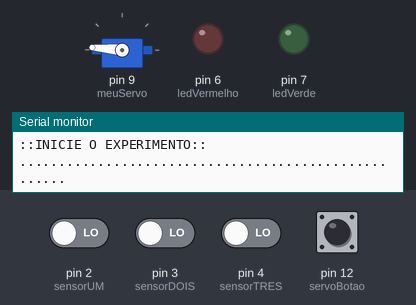
The sketch below on a simulated Arduino Uno, built with avr-gcc and run on an emulated ATmega328P. Shown: servo, output pins drawn as LEDs (lit = HIGH), the last lines printed to the serial monitor. The inputs (shaded band) are chosen by the test bench; at power-on: pin 2 (sensorUM), pin 3 (sensorDOIS), pin 4 (sensorTRES), pin 12 (servoBotao) LOW.

Above: at 4.4 s.
4.5 s: pin 12 (servoBotao) pulled HIGH for 0.15 s
7.6 s: pin 4 (sensorTRES) driven HIGH
At 8.7 s:
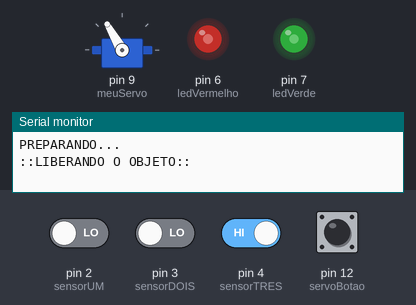
9.2 s: pin 2 (sensorUM) driven HIGH
At 9.7 s:
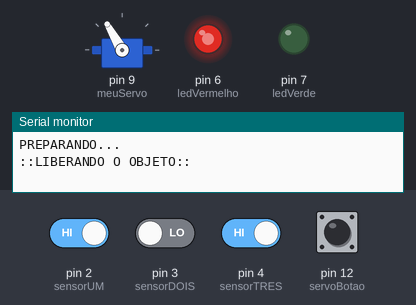
10.7 s: pin 3 (sensorDOIS) driven HIGH
At 11.3 s:
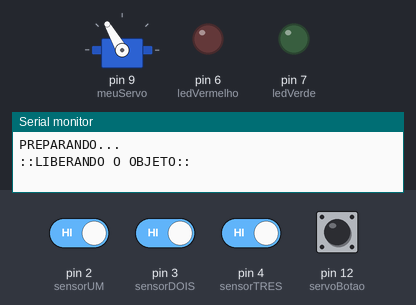
12.2 s: pin 4 (sensorTRES) driven LOW
At 12.8 s:
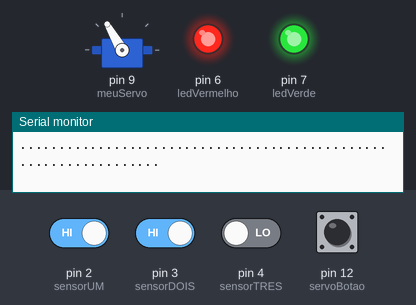
15.2 s: pin 12 (servoBotao) pulled HIGH for 1 s
Timing chart, 0 to 23.9 s (numbered marks = the images above; inputs shaded):
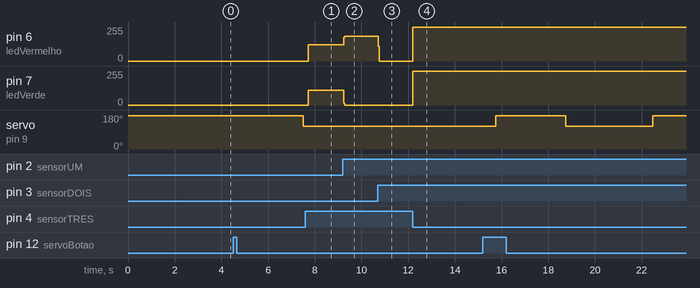

The sketch:

queda-livre3-mark2.ino
```cpp
/* UNIVERSIDADE FEDERAL RURAL DO SEMI-ARIDO
 * CENTRO DE CIENCIAS EXATAS E NATURAIS - CCEN
 * BACHARELADO EM CIENCIAS E TECNOLOGIA - BCT
 *
 * O programa calcula o intervalo de tempo entre três sensores
 infravermelho,
 * e determina se o movimento é uniforme ou uniformemente variado
 * Este programa poderá ser usado para se determinar a aceleração
 gravitacional
 */

#include <Servo.h>

Servo meuServo;
// int pos = 0;
bool servoAtivo = false;

const int servoBotao = 12; // Botão que ativa o servo
const int ledVerde = 7; // o LED verde deverá ser ligado no pino digital 7
const int ledVermelho = 6; // o LED vermelho deverá ser ligado no pino digital 6
const int sensorUM = 2; // configura o pino digital 2 para o PRIMEIRO SENSOR
const int sensorDOIS = 3; // configura o pino digital 3 para o SEGUNDO SENSOR
const int sensorTRES = 4; // configura o pino digital 4 para o TERCEIRO SENSOR

int estadoUM, estadoDOIS, estadoTRES; // variáveis que guardam os estados dos sensores
long instanteUM, instanteDOIS, instanteTRES; // tempo decorrido pelo programa até o respectivo sensor
long instanteInicial; // tempo decorrido antes de ativar o servomotor

long interTempoUM; // tempo decorrido no primeiro intervalo do início ao sensor 1
long interTempoDOIS ; // tempo decorrido no primeiro intervalo do sensor 1 ao 2
long interTempoTRES ; // tempo decorrido no segundo intervalo do sensor 2 ao 3

float deslocamentoUM = 106.0; // distância sugerida, em milimetros, entre a bola até o primeiro sensor
float deslocamentoDOIS = 400.0; // distância sugerida, em milimetros, entre sensor 1 e 2
float deslocamentoTRES = 400.0; // distância sugerida, em milimetros, entre sensor 2 e 3

float velocidadeUM, velocidadeDOIS, velocidadeTRES; // variáveis que guardam a velocidade em cada instante
float g; // aceleração gravitacional

void setup() {
  Serial.begin(9600);

  Serial.println(".....................................................");
  Serial.println("TESTES DE EXPERIMENTOS FÍSICOS COM ARDUINO");
  Serial.println(".....................................................");
  delay(1000); //Pausa de 1 segundos
  Serial.println(".....................................................");
  Serial.println("::CINEMATICA::");
  Serial.println(".....................................................");
  delay(1000); //Pausa de 1 segundos

  Serial.println(".....................................................");
  Serial.println("Afericao da Aceleracao Gravitacional (g)");
  Serial.println(".....................................................");
  delay(500); //Pausa de 0.5 segundos
  Serial.println("::INICIE O EXPERIMENTO::");
  Serial.println(".....................................................");
  delay(500); //Pausa de 0.5 segundos

  pinMode(ledVermelho, OUTPUT); // Configura o pino 6 como saída
  pinMode(ledVerde, OUTPUT); // Configura o pino 7 como saída
  pinMode(sensorUM, INPUT); // Configura o pino 2 como entrada
  pinMode(sensorDOIS, INPUT); // Configura o pino 3 como entrada
  pinMode(sensorTRES, INPUT); // Configura o pino 4 como entrada
  pinMode(servoBotao, INPUT);
  digitalWrite(ledVermelho, LOW); // desliga LED vermelho
  digitalWrite(ledVerde, LOW); // desliga LED verde

  meuServo.attach(9);
  meuServo.write(175);
}

void loop() {
  servoAtivo = digitalRead(servoBotao);

  while(servoAtivo){
    if (instanteInicial == 0){
      Serial.println(".....................................................");
      Serial.println("PREPARANDO...");
      delay(3000);
      Serial.println("::LIBERANDO O OBJETO::");
      meuServo.write(120);
      delay(170);
      instanteInicial = millis();
    }

    estadoUM = digitalRead(sensorUM); // Ler o sensor UM e armazena em estadoUM
    if(estadoUM == LOW) {
      digitalWrite(ledVerde, HIGH); // Liga o LED VERDE
      digitalWrite(ledVermelho, LOW); // desliga o LED VERMELHO
      instanteUM = millis(); // armazena o tempo Total decorrido para Sensor UM

      interTempoUM = instanteUM - instanteInicial;
      velocidadeUM = (2*deslocamentoUM)/interTempoUM;
    }
    else {
      digitalWrite(ledVerde, LOW); // desliga os lEDs VERDE e VERMELHO
      digitalWrite(ledVermelho, LOW);
    }

    estadoDOIS = digitalRead(sensorDOIS); // Ler o sensor DOIS e armazena em estadoDOIS
    if(estadoDOIS == LOW) {
      digitalWrite(ledVerde, LOW); // desliga LED verde
      digitalWrite(ledVermelho, HIGH); // liga LED vermelho
      instanteDOIS = millis(); // armazena o tempo Total decorrido para Sensor DOIS

      interTempoDOIS = instanteDOIS + instanteUM - (2*instanteInicial); // cálculo do primeiro intervalo de tempo
      velocidadeDOIS = velocidadeUM + ((2*deslocamentoDOIS)/interTempoDOIS); // calculo da velocidade média entre 1 e 2 sensor
    }
    else {
      digitalWrite(ledVerde, LOW);
      digitalWrite(ledVermelho, LOW); //desliga os LED verde e Vermelho
    }

    estadoTRES = digitalRead(sensorTRES); // Ler o sensor TRÊS e armazena em estadoTRES
    if(estadoTRES == LOW) {
      digitalWrite(ledVerde, HIGH); // liga LED Verde
      digitalWrite(ledVermelho, HIGH); // liga LED Vermelho
      instanteTRES = millis(); // armazena o tempo Total decorrido para Sensor TRÊS

      interTempoTRES = instanteTRES + instanteDOIS - (2*instanteInicial);
      velocidadeTRES = velocidadeDOIS + ((2*deslocamentoTRES)/interTempoTRES); // calculo da velocidade média entre 1 e 2 sensor


      Serial.println(instanteInicial);
      Serial.println(instanteUM);
      Serial.println(instanteDOIS);
      Serial.println(instanteTRES);

      Serial.println(".................................................................");
      Serial.print("s1 = ");
      Serial.println(deslocamentoUM);
      Serial.print("t1 = ");
      Serial.println(interTempoUM);
      Serial.print("v1 = ");
      Serial.println(velocidadeUM);
      Serial.println(".................................................................");
      Serial.print("s2 = ");
      Serial.println(deslocamentoDOIS);
      Serial.print("t2 = ");
      Serial.println(interTempoDOIS);
      Serial.print("v2 = ");
      Serial.println(velocidadeDOIS);
      Serial.println(".................................................................");
      Serial.print("s3 = ");
      Serial.println(deslocamentoTRES);
      Serial.print("t3 = ");
      Serial.println(interTempoTRES);
      Serial.print("v3 = ");
      Serial.println(velocidadeTRES);

      g = ((velocidadeTRES*velocidadeTRES) - (velocidadeDOIS*velocidadeDOIS))/(2*0.001*deslocamentoTRES); // eq. De Torricelli

      Serial.println(".................................................................");
      Serial.print(" |||| Aceleracao Gravitacional (em m/s^2) |||| g= ");
      Serial.println(g); // imprime no monitor serial o valor aproximado da aceleração gravitacional
      Serial.println(".................................................................");
      Serial.println(".................................................................");

      delay(3000); //tempo de espera para efetuar nova leitura
      instanteInicial = 0;
      meuServo.write(175);
      servoAtivo = false;
    }
    else {
      digitalWrite(ledVerde, LOW);
      digitalWrite(ledVermelho, LOW); // desliga LED verde e Vermelho
    }
  }
}

// ------ AREA DAS FUNÇÕES ------
```

Measured:
- after the input at 4.5 s, servo on pin 9 (meuServo): 175° → 120° after 3.0 s
- after the input at 7.6 s, pin 6 (ledVermelho): 0/255 → 123/255 after 0.12 s; pin 7 (ledVerde): 0/255 → 109/255 after 0.12 s
- after the input at 9.2 s, pin 6 (ledVermelho): 123/255 → 184/255 at once; pin 7 (ledVerde): 109/255 → 0/255 at once
- after the input at 10.7 s, pin 6 (ledVermelho): 184/255 → 0/255 at once
- after the input at 12.2 s, pin 6 (ledVermelho), pin 7 (ledVerde): 0/255 → 255/255 at once
